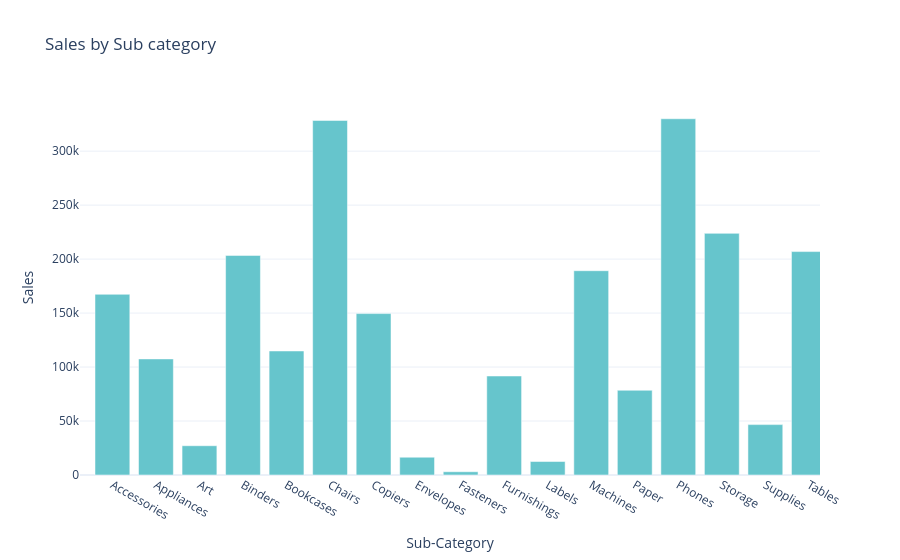

Notebook code for this chart:
### Code cell
fig=px.bar(sales_by_subcategory,
           x='Sub-Category',
           y='Sales',
           title='Sales by Sub category',
          color_discrete_sequence=px.colors.qualitative.Pastel)
fig.show()

### Figure 1 — Plotly figure (JSON) as saved in the notebook; plotly's stock layout.template omitted (floating-point values rounded to 4 significant figures)
{"data": [{"alignmentgroup": "True", "hovertemplate": "Sub-Category=%{x}<br>Sales=%{y}<extra></extra>", "legendgroup": "", "marker": {"color": "rgb(102, 197, 204)", "pattern": {"shape": ""}}, "name": "", "offsetgroup": "", "orientation": "v", "showlegend": false, "textposition": "auto", "type": "bar", "x": ["Accessories", "Appliances", "Art", "Binders", "Bookcases", "Chairs", "Copiers", "Envelopes", "Fasteners", "Furnishings", "Labels", "Machines", "Paper", "Phones", "Storage", "Supplies", "Tables"], "xaxis": "x", "y": [167400.0, 107500.0, 27120.0, 203400.0, 114900.0, 328400.0, 149500.0, 16480.0, 3024.0, 91710.0, 12490.0, 189200.0, 78480.0, 330000.0, 223800.0, 46670.0, 207000.0], "yaxis": "y"}], "layout": {"autosize": true, "barmode": "relative", "legend": {"tracegroupgap": 0}, "title": {"text": "Sales by Sub category"}, "xaxis": {"anchor": "y", "autorange": false, "domain": [0, 1], "range": [-0.7446, 16.26], "title": {"text": "Sub-Category"}, "type": "category"}, "yaxis": {"anchor": "x", "autorange": false, "domain": [0, 1], "range": [0, 347400.0], "title": {"text": "Sales"}, "type": "linear"}}}
